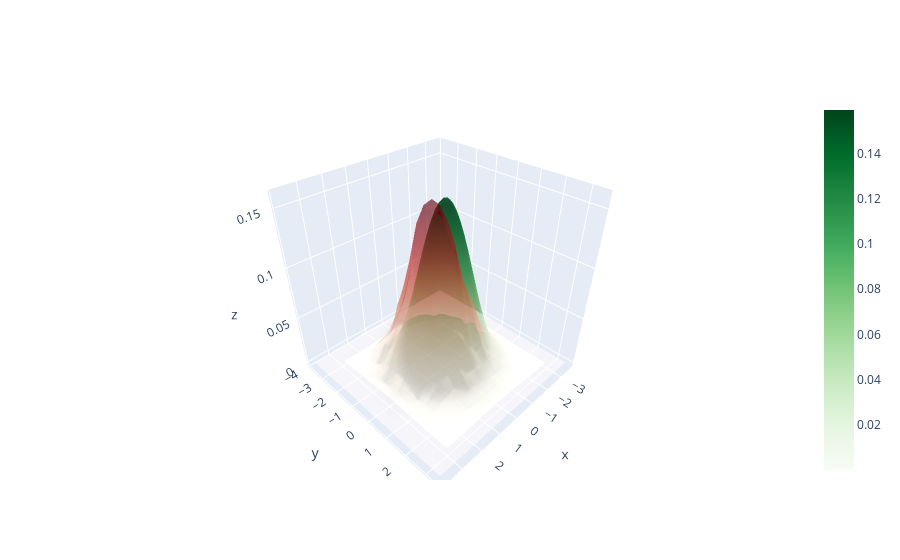

Source (notebook cell):
### Markdown cell above
On remarque qu'on génère bien une gaussienne en 2D à l'aide de la méthode de Box-Muller. Néanmoins, c'est une méthode plus couteuse en temps.

### Code cell
from scipy.stats import multivariate_normal
norm_2d = multivariate_normal([0,0],np.identity(2))
x,y=np.mgrid[-3:3:.1, -3:3:.1]
z= np.dstack((x, y))

fig = go.Figure(data=[go.Surface(z=norm_2d.pdf(z), x=x, y=y,opacity=0.7,colorscale="Greens"),go.Surface(z=h, x=x1, y=y1, opacity=0.4,colorscale='Reds',showscale=False)])
fig.write_image("Image3.png")
fig.show()

### Figure 1 — Plotly figure (JSON) as saved in the notebook; plotly's stock layout.template omitted (floating-point values rounded to 4 significant figures; data arrays with more than 128 entries replaced by an {"elided": "..."} marker saying what was removed)
{"data": [{"colorscale": [[0, "rgb(247,252,245)"], [0.125, "rgb(229,245,224)"], [0.25, "rgb(199,233,192)"], [0.375, "rgb(161,217,155)"], [0.5, "rgb(116,196,118)"], [0.625, "rgb(65,171,93)"], [0.75, "rgb(35,139,69)"], [0.875, "rgb(0,109,44)"], [1, "rgb(0,68,27)"]], "opacity": 0.7, "type": "surface", "x": {"elided": "60x60 float values"}, "y": {"elided": "60x60 float values"}, "z": {"elided": "60x60 float values"}}, {"colorscale": [[0, "rgb(255,245,240)"], [0.125, "rgb(254,224,210)"], [0.25, "rgb(252,187,161)"], [0.375, "rgb(252,146,114)"], [0.5, "rgb(251,106,74)"], [0.625, "rgb(239,59,44)"], [0.75, "rgb(203,24,29)"], [0.875, "rgb(165,15,21)"], [1, "rgb(103,0,13)"]], "opacity": 0.4, "showscale": false, "type": "surface", "x": [-3.623, -3.231, -2.839, -2.448, -2.056, -1.664, -1.273, -0.8808, -0.4891, -0.09735, 0.2944, 0.6861, 1.078, 1.47, 1.861, 2.253, 2.645, 3.036, 3.428, 3.82, 4.212], "y": [-3.797, -3.415, -3.033, -2.651, -2.268, -1.886, -1.504, -1.122, -0.7397, -0.3576, 0.02462, 0.4068, 0.789, 1.171, 1.553, 1.935, 2.318, 2.7, 3.082, 3.464, 3.846], "z": {"elided": "20x20 float values"}}], "layout": {}}
